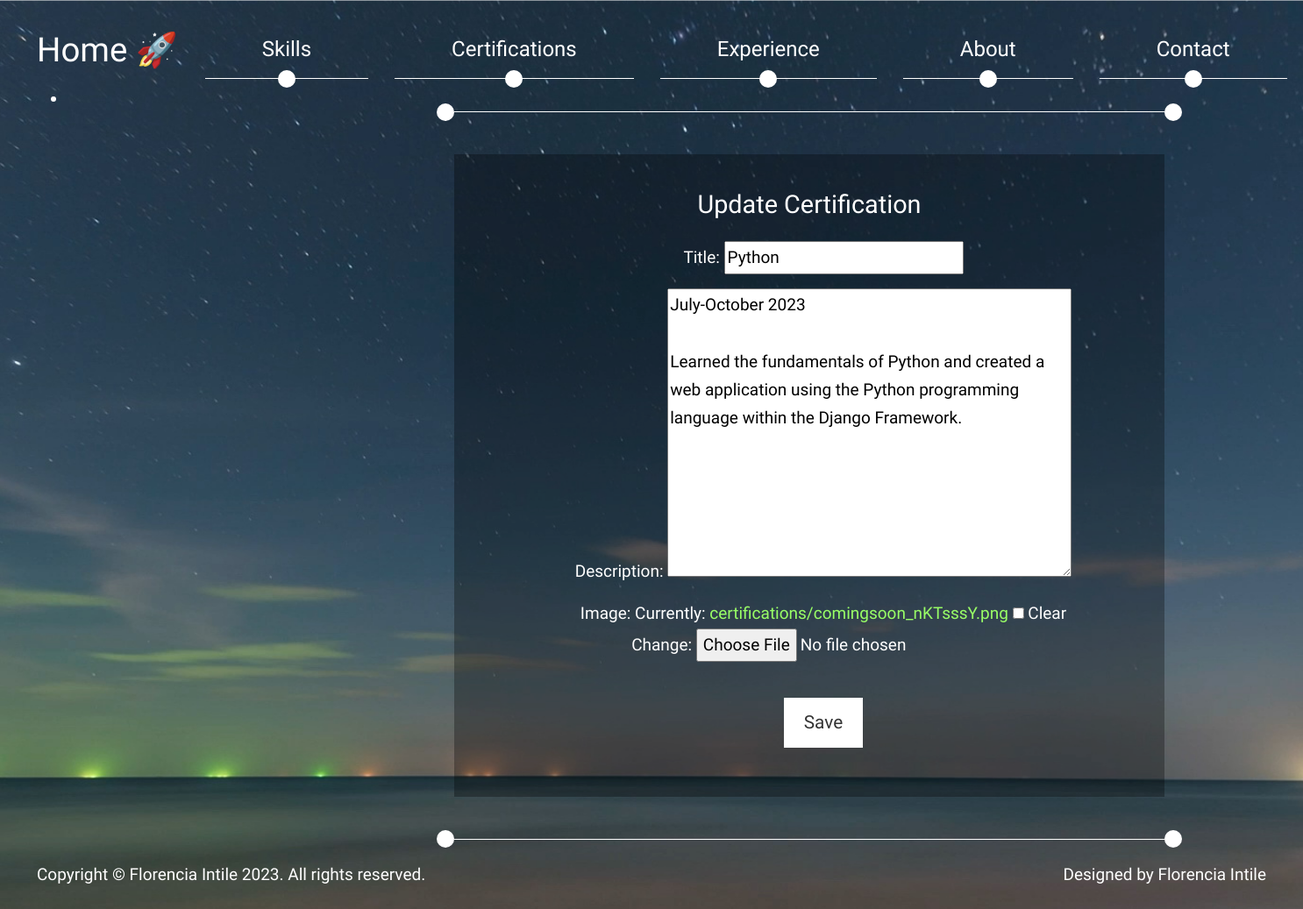
Page /updatecertification/1/ (signed in) on the committed database.
### BaseFinalProjectApp/models.py (models this page shows, shortened)
class Certification(models.Model):
    title = models.CharField(max_length=100)
    description = models.TextField(blank=True, null=True)
    image = models.ImageField(upload_to='certifications/', null=True, blank = True)

### BaseFinalProjectApp/views.py (the view)
# urls.py: path('updatecertification/<int:pk>/', views.UpdateCertification, name='updatecertification'),
def UpdateCertification(request, pk):
    certification = Certification.objects.get(pk=pk)
    if request.method == 'POST':
        form = CertificationForm(request.POST, request.FILES, instance=certification)
        if form.is_valid():
            form.save()
            return redirect('certifications')
    else:
        form = CertificationForm(instance=certification)
    return render(request, 'updateCertifications.html', {'form': form})

### BaseFinalProjectApp/forms.py
class CertificationForm(forms.ModelForm):
        class Meta:
         model = Certification
         fields = ['title', 'description', 'image']

### BaseFinalProjectApp/context_processors.py (called while the page is built)
def avatar_context(request):
    try:
        avatar_url = Avatar.objects.filter(user=request.user.id)[0].image.url
    except IndexError:
        avatar_url = None
    return {'avatar_url': avatar_url}

### BaseFinalProjectApp/templates/updateCertifications.html (shortened to what this page needs)
{% extends "layout.html" %}
{% block content %}
{% load static %}
{% if user.is_superuser %}
          <li data-page-no="3" class="px-3">
            <div class="position-relative page-width-1 page-right tm-border-top tm-border-bottom">
              <div class="circle intro-circle-1"></div>
              <div class="circle intro-circle-2"></div>
              <div class="circle intro-circle-3"></div>
              <div class="circle intro-circle-4"></div>
              <div class="tm-bg-dark content-pad">
                <h2 class="mb-4 text-center">Update Certification</h2>
                <ul><div class="text-center">
                  <form class="row" action="" method="post" enctype="multipart/form-data">
                    <div class="form-group">
                        {{ form.as_p }}
                    </div><div class="text-center">
                    <button type="submit" class="btn btn-primary tm-intro-btn tm-page-link" class="cd-btn">Save</button>
                    </div>
                </form></div>
              </ul>
              </div>
            </div>
          </li>
        {% endif %}
    {% endblock content %}

### BaseFinalProjectApp/static/css/templatemo-style.css (style rules this page uses)
html, body, .page-container { height: 100%; }
body { font-family: 'Source Sans Pro', sans-serif; font-size: 19px; font-weight: 300; color: white; line-height: 1.5; }
a { color: #9F6; text-decoration: none; transition: all 0.3s ease; }
p { line-height: 1.7; }
h2 { font-size: 1.8rem; }
.btn { font-size: 1.3rem; padding: 13px 23px; border-radius: 0; }
.btn-primary { background-color: white; border: none; color: #333; }
.circle { position: absolute; left: calc(50% - 10px); bottom: -10px; width: 20px; height: 20px; background-color: white; border-radius: 50%; }
.tm-border-bottom { border-bottom: 1px solid white; padding-bottom: 48px; }
.tm-border-top { border-top: 1px solid white; padding-top: 48px; }
.content-pad { padding: 40px 30px; }
.page-width-1 { max-width: 810px; }
.page-right { margin-right: 100px; margin-left: auto; }
.tm-bg-dark { background-color: rgba(0,0,0,0.3); }
.intro-circle-1 { left: -20px; top: -10px; }
.intro-circle-2 { right: -20px; top: -10px; left: auto; }
.intro-circle-3 { right: -20px; bottom: -10px; left: auto; }
.intro-circle-4 { left: -20px; bottom: -10px; }
.tm-intro-btn { margin-top: 25px; }

### rows in the picture
Certification: title "Python", description "July-October 2023 Learned the fundamentals of Python and created a web application using the Python programming language within the Django Framework."
